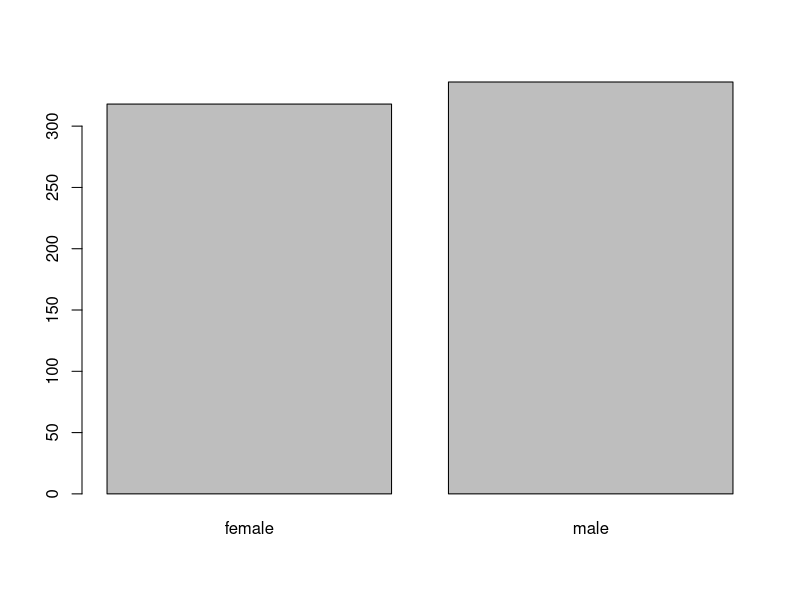
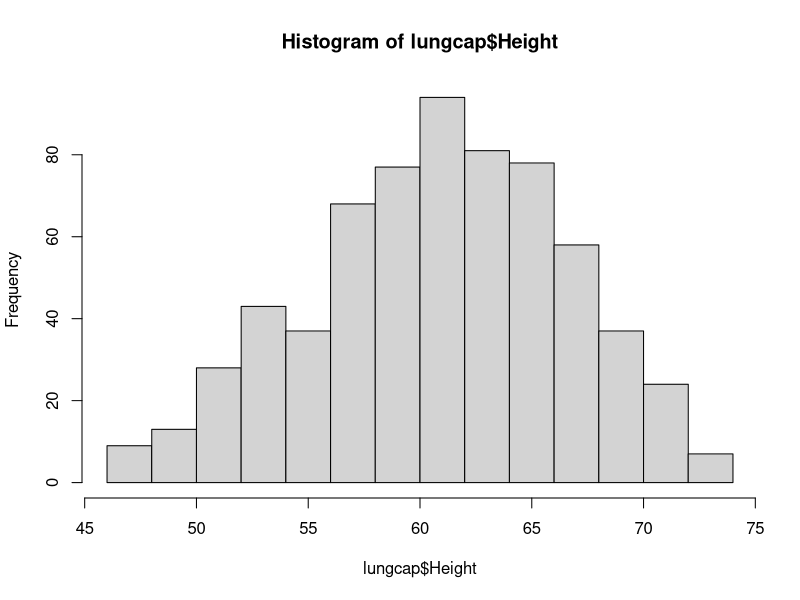
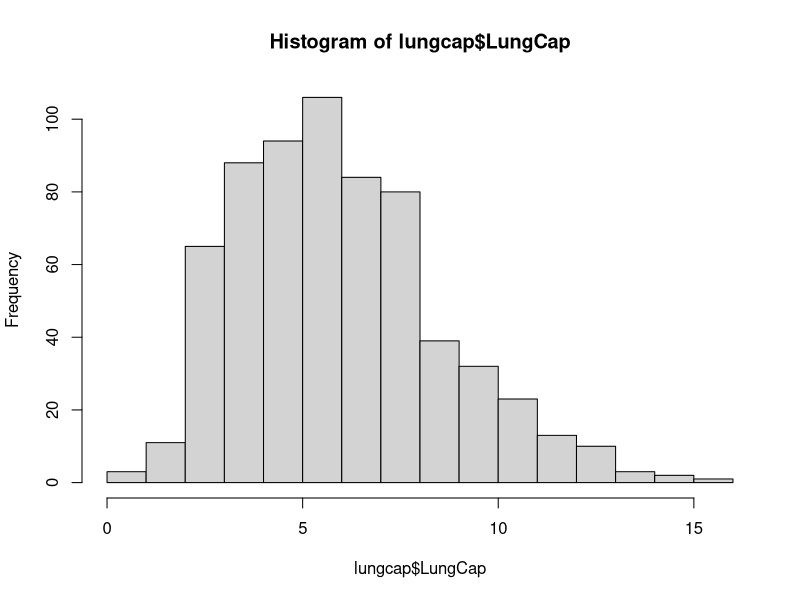
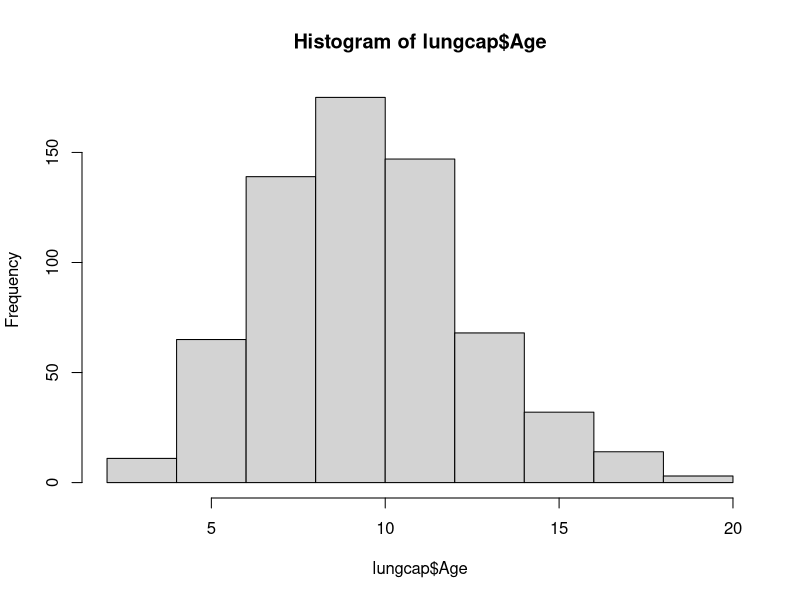
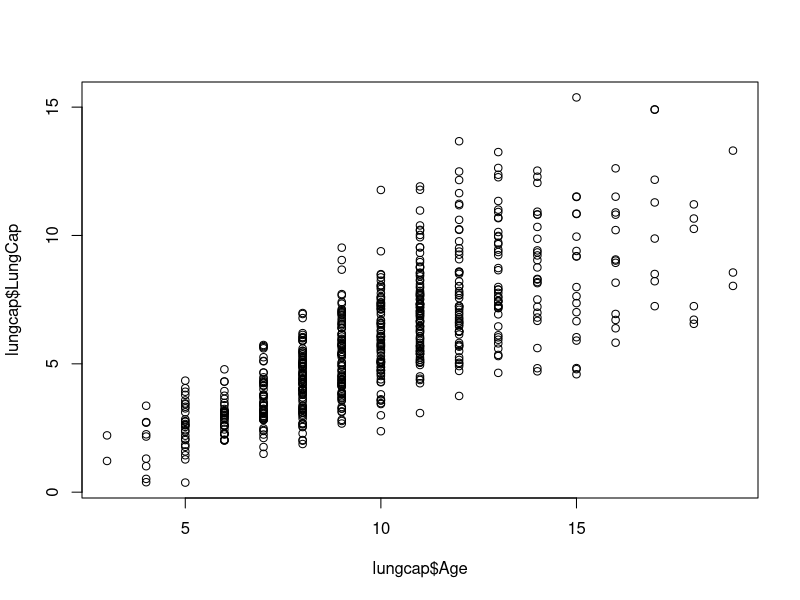
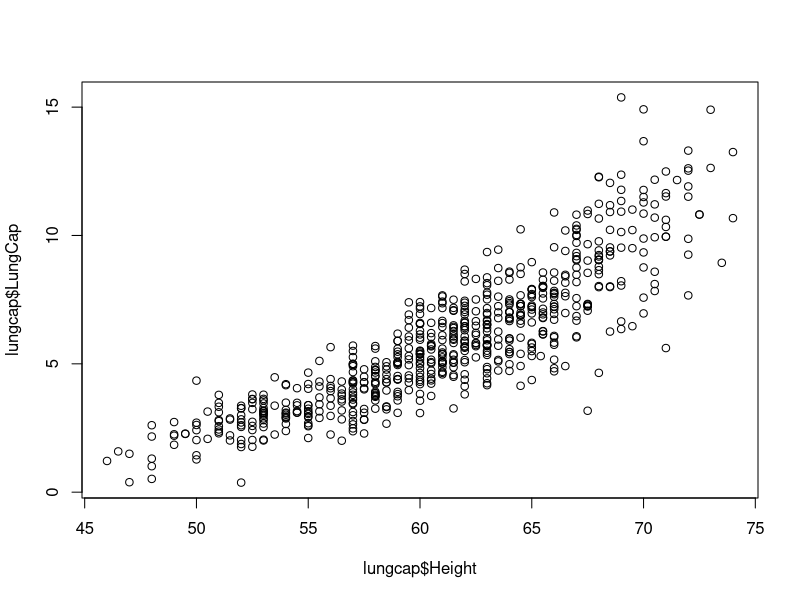
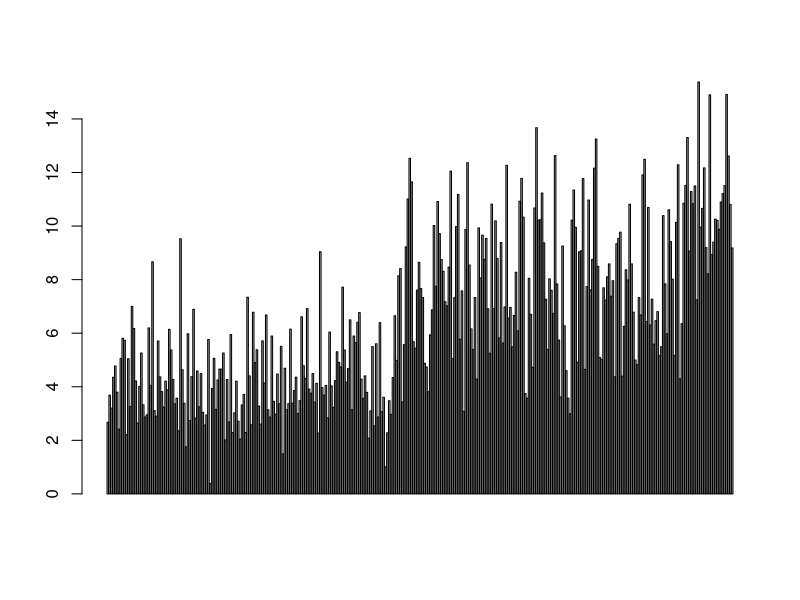
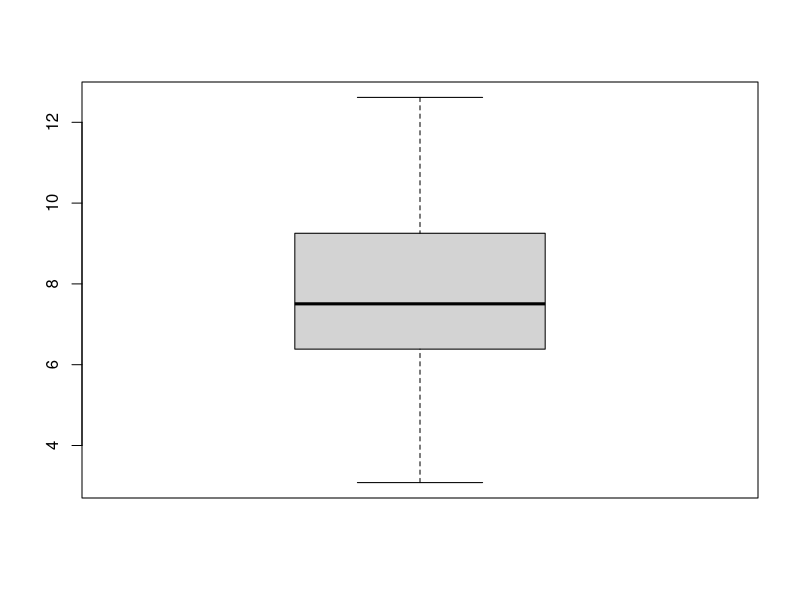

Recreate these plots in R, in order.
# Loading the Datasets

lungcap=read.csv("Lung_cap.csv")
View(lungcap)
str(lungcap)

table(lungcap$Gender)
barplot(table(lungcap$Gender))
#males are relatively higher than females

hist(lungcap$Height)
#max number of people have height between 56 & 68
hist(lungcap$LungCap)
#max no. of ppl have lungcap btwn 2 & 8
hist(lungcap$Age)
#max no. of ppl have age btwn 6 & 12

plot(lungcap$Age,lungcap$LungCap)
# younger age people have less lung capacity in comparison to teenagers.

plot(lungcap$Height,lungcap$LungCap)
# we can see that height and lungcap have high corr.

# descriptive analysis
mean(lungcap$Age)
mean(lungcap$Height)
mean(lungcap$LungCap)

min(lungcap$Age)
max(lungcap$Age)

min(lungcap$LungCap)
max(lungcap$LungCap)

min(lungcap$Height)
max(lungcap$Height)






# checking the avg lung capacties of male and female
male_data=lungcap[lungcap$Gender=="male",]
mean(male_data$LungCap)
barplot(male_data$LungCap)
# from this we can see that avg lung capacity in males is 6.437

female_data=lungcap[lungcap$Gender=="female",]
mean(female_data$LungCap)
# lung capacity of females(5.35) is lesser than in males(6.437)



#checking the lungcapcity of smokers and non smokers

smoke_data=lungcap[lungcap$Smoke=="yes",]
boxplot(smoke_data$LungCap)
nonsmoke_data=lungcap[lungcap$Smoke=="no",]


mean(smoke_data$LungCap)
mean(nonsmoke_data$LungCap)

hist(smoke_data$LungCap)
hist(nonsmoke_data$LungCap)


#checking for male smokers and non smokers
malesmoke=lungcap[lungcap$Gender=="male"&lungcap$Smoke=="yes",]
mean(malesmoke$LungCap)
malenonsmoke=lungcap[lungcap$Gender=="male"&lungcap$Smoke=="no",]
mean(malenonsmoke$LungCap)

#checking for female smokers and non smokers
femalesmoke=lungcap[lungcap$Gender=="female"&lungcap$Smoke=="yes",]
mean(femalesmoke$LungCap)
femalenonsmoke=lungcap[lungcap$Gender=="female"&lungcap$Smoke=="no",]
mean(femalenonsmoke$LungCap)

#checking for different age groups 
plot(lungcap$Age,lungcap$LungCap)
#from this plot we can see that people between age 10 and 15 have higher lung capacity

age1_ns=lungcap[lungcap$Age>0&lungcap$Age<8&lungcap$Smoke=="no",]
mean(age1_ns$LungCap)
age1_s=lungcap[lungcap$Age>0&lungcap$Age<8&lungcap$Smoke=="yes",]
mean(age1_s$LungCap)
#so, there's no person in 0 to 8 age who smokes
#and generally the lung capacity of kids is less

age2_ns=lungcap[lungcap$Age>8&lungcap$Smoke=="no",]
mean(age2_ns$LungCap)
age2_s=lungcap[lungcap$Age>8&lungcap$Smoke=="yes",]
mean(age2_s$LungCap)

#### BOXPLOTS

boxplot(lungcap$LungCap~lungcap$Gender) 
# avg lung capcity in males is higher than in females

boxplot(lungcap$LungCap~lungcap$Height)
# taller people have high avg lung capacity

quantile(nonsmoke_data$LungCap)
boxplot(lungcap$LungCap~lungcap$Smoke)
# we can see some outliers in the boxplots of nonsmokers
#UF formula: q3+1.5(q3-q1)
#LF formula: q3-1.5*(q3-q1)
upper_fence=7.144+1.5*(7.144-3.76)
# uf = 12.22

boxplot(lungcap$Age~lungcap$Smoke)
# we can see some outliers in the data of people who don't smoke



boxplot(lungcap$Height~lungcap$Smoke)
# poeple who smokes are taller, which is obvious as they are older in age.

newdata=lungcap[lungcap$Age>9,]
newnonsmoke=newdata[newdata$Smoke=="no",]
newsmoke=newdata[newdata$Smoke=="yes",]
mean(newnonsmoke$LungCap)
mean(newsmoke$LungCap)
# to make the data unbiased we have taken the ages starting from 9, as there are no people who smokes in the age group 0-9.
mod=lm(newdata$LungCap~newdata$Age+newdata$Height+newdata$Gender+newdata$Smoke)
summary(mod)
# the p values of all the attributes is less than 0.05, so we don't have to remove any of the attributes and we can fit a regression line based on this model.





